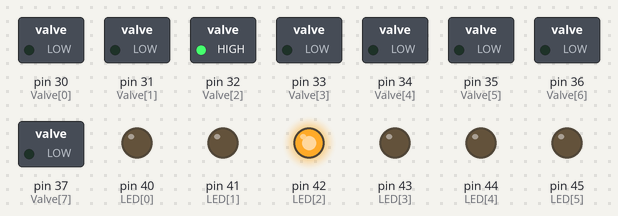
Recording of a sketch running on a simulated Arduino Mega 2560, built with avr-gcc and run on an emulated ATmega2560. On the bench: switched loads named in the sketch (green lamp = pin HIGH), output pins drawn as LEDs (lit = HIGH). Dashed ring = blinking.

Above: at 0.05 s.
Timing chart, 0 to 3.0 s (numbered marks = the images above):
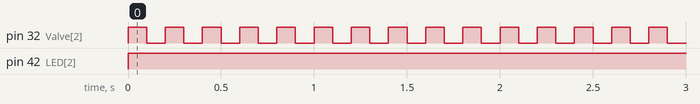

Measured:
- by itself, pin 32 (Valve[2]): alternates HIGH for 0.10 s and LOW for 0.10 s
- by itself, pin 42 (LED[2]): LOW → HIGH at 0.00 s

The sketch:

CleanPorts.ino
```cpp
 int Valve[8] = {30,31,32,33,34,35,36,37};
int LED[8] = {40,41,42,43,44,45,46,47};
int N =2;//type 0-7 for individual port, type -1 for all.
int t = 100;
void setup() {
  // put your setup code here, to run once:
  for(int i=0; i<=7; i++){
    pinMode(Valve[i], OUTPUT);
    pinMode(LED[i], OUTPUT);
  }
}

void loop() {
  // put your main code here, to run repeatedly:
  if (N == -1){
    for(int i=0; i<=7; i++){
      digitalWrite(LED[i],HIGH);
      digitalWrite(Valve[i], HIGH);

      }
    delay(t);
    for(int i=0; i<=7; i++){

      digitalWrite(Valve[i], LOW);

      }
    delay(t);
  }
  else{
    digitalWrite(Valve[N],HIGH);
    digitalWrite(LED[N],HIGH);
    delay(t);
    digitalWrite(Valve[N], LOW);
    delay(t);
  }
}
```
